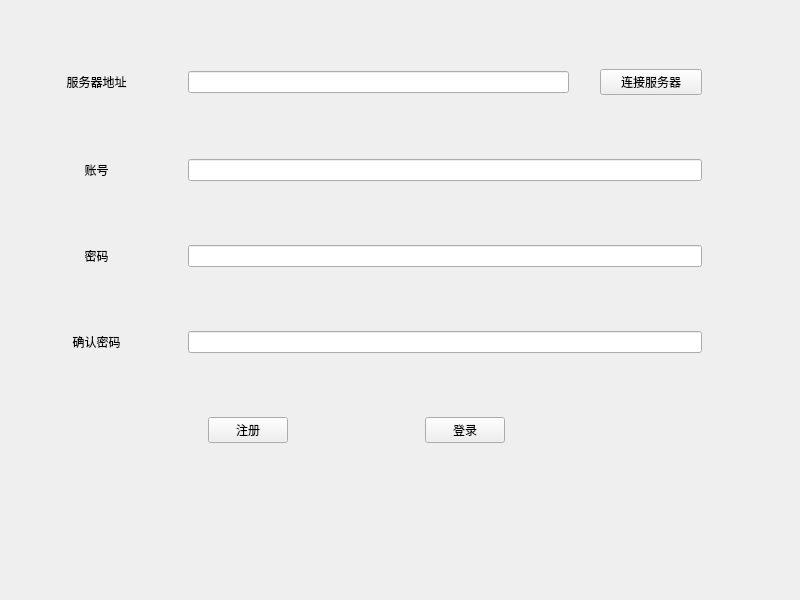
<?xml version="1.0" encoding="UTF-8"?>
<ui version="4.0">
 <class>Login</class>
 <widget class="QWidget" name="Login">
  <property name="geometry">
   <rect>
    <x>0</x>
    <y>0</y>
    <width>800</width>
    <height>600</height>
   </rect>
  </property>
  <property name="windowTitle">
   <string>Form</string>
  </property>
  <widget class="QWidget" name="">
   <property name="geometry">
    <rect>
     <x>11</x>
     <y>11</y>
     <width>691</width>
     <height>491</height>
    </rect>
   </property>
   <layout class="QVBoxLayout" name="verticalLayout">
    <item>
     <layout class="QHBoxLayout" name="horizontalLayout_2" stretch="1,3">
      <item>
       <widget class="QLabel" name="label">
        <property name="text">
         <string>&lt;html&gt;&lt;head/&gt;&lt;body&gt;&lt;p align=&quot;center&quot;&gt;服务器地址&lt;/p&gt;&lt;/body&gt;&lt;/html&gt;</string>
        </property>
       </widget>
      </item>
      <item>
       <layout class="QHBoxLayout" name="horizontalLayout" stretch="15,1,4">
        <item>
         <widget class="QLineEdit" name="editServerAddress"/>
        </item>
        <item>
         <spacer name="horizontalSpacer_3">
          <property name="orientation">
           <enum>Qt::Horizontal</enum>
          </property>
          <property name="sizeHint" stdset="0">
           <size>
            <width>40</width>
            <height>20</height>
           </size>
          </property>
         </spacer>
        </item>
        <item>
         <widget class="QPushButton" name="btnConnectServer">
          <property name="text">
           <string>连接服务器</string>
          </property>
         </widget>
        </item>
       </layout>
      </item>
     </layout>
    </item>
    <item>
     <layout class="QHBoxLayout" name="horizontalLayout_3" stretch="1,3">
      <item>
       <widget class="QLabel" name="label_2">
        <property name="text">
         <string>&lt;html&gt;&lt;head/&gt;&lt;body&gt;&lt;p align=&quot;center&quot;&gt;账号&lt;/p&gt;&lt;/body&gt;&lt;/html&gt;</string>
        </property>
       </widget>
      </item>
      <item>
       <widget class="QLineEdit" name="editUsername"/>
      </item>
     </layout>
    </item>
    <item>
     <layout class="QHBoxLayout" name="horizontalLayout_4" stretch="1,3">
      <item>
       <widget class="QLabel" name="label_3">
        <property name="text">
         <string>&lt;html&gt;&lt;head/&gt;&lt;body&gt;&lt;p align=&quot;center&quot;&gt;密码&lt;/p&gt;&lt;/body&gt;&lt;/html&gt;</string>
        </property>
       </widget>
      </item>
      <item>
       <widget class="QLineEdit" name="editPassword"/>
      </item>
     </layout>
    </item>
    <item>
     <layout class="QHBoxLayout" name="horizontalLayout_5" stretch="1,3">
      <item>
       <widget class="QLabel" name="label_4">
        <property name="text">
         <string>&lt;html&gt;&lt;head/&gt;&lt;body&gt;&lt;p align=&quot;center&quot;&gt;确认密码&lt;/p&gt;&lt;/body&gt;&lt;/html&gt;</string>
        </property>
       </widget>
      </item>
      <item>
       <widget class="QLineEdit" name="editSurePassword"/>
      </item>
     </layout>
    </item>
    <item>
     <layout class="QHBoxLayout" name="horizontalLayout_6" stretch="3,1,2,1,3">
      <item>
       <spacer name="horizontalSpacer">
        <property name="orientation">
         <enum>Qt::Horizontal</enum>
        </property>
        <property name="sizeHint" stdset="0">
         <size>
          <width>40</width>
          <height>20</height>
         </size>
        </property>
       </spacer>
      </item>
      <item>
       <widget class="QPushButton" name="btnRegister">
        <property name="enabled">
         <bool>true</bool>
        </property>
        <property name="text">
         <string>注册</string>
        </property>
       </widget>
      </item>
      <item>
       <spacer name="horizontalSpacer_4">
        <property name="orientation">
         <enum>Qt::Horizontal</enum>
        </property>
        <property name="sizeHint" stdset="0">
         <size>
          <width>40</width>
          <height>20</height>
         </size>
        </property>
       </spacer>
      </item>
      <item>
       <widget class="QPushButton" name="btnLogin">
        <property name="text">
         <string>登录</string>
        </property>
       </widget>
      </item>
      <item>
       <spacer name="horizontalSpacer_2">
        <property name="orientation">
         <enum>Qt::Horizontal</enum>
        </property>
        <property name="sizeHint" stdset="0">
         <size>
          <width>40</width>
          <height>20</height>
         </size>
        </property>
       </spacer>
      </item>
     </layout>
    </item>
   </layout>
  </widget>
 </widget>
 <resources/>
 <connections/>
</ui>
